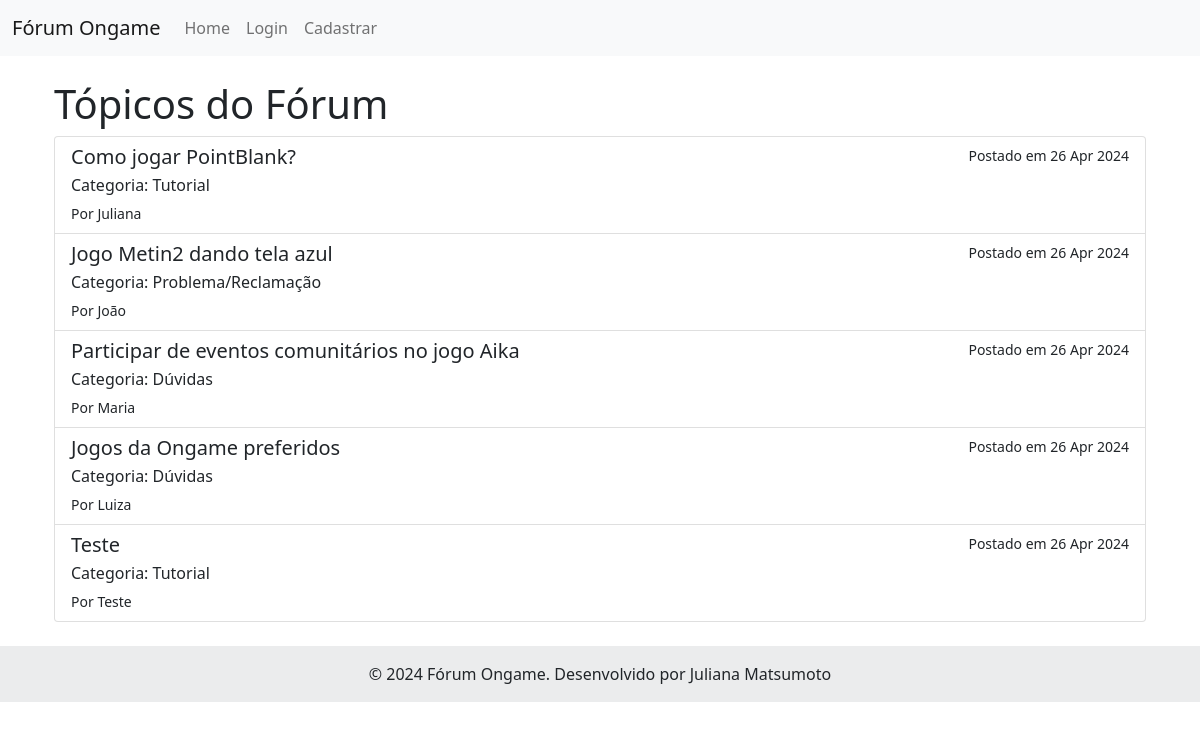
Page /lista_topico/ on the committed database.
### Forum/models.py (models this page shows)
class Topico(models.Model):
    assunto = models.CharField(max_length=200)
    autor = models.ForeignKey(Cadastro_usuario, on_delete=models.CASCADE)
    categoria = models.CharField(max_length=50)
    data_postagem = models.DateTimeField(auto_now_add=True)
    mensagens = models.CharField(max_length=2000)
    status_post = models.CharField(max_length=1, choices=[('A', 'Ativo'), ('I', 'Inativo')], default='A')

class Cadastro_usuario(models.Model):
    nome = models.CharField(max_length=100)
    sobrenome = models.CharField(max_length=100)
    sexo = models.CharField(max_length=1, choices=[('M', 'Masculino'), ('F', 'Feminino'), ('N', 'Não Informar')], null=True)
    data_nascimento = models.DateTimeField(null=True, blank=True)
    email = models.EmailField (unique=True)
    senha = models.CharField(max_length=256)
    tipo_usuario = models.CharField(max_length=1, choices=[('C', 'Comum'), ('A', 'Administrador')], default='C')
    data_criacao = models.DateTimeField(auto_now_add=True)
    data_alteracao = models.DateTimeField(auto_now=True)

### Forum/views.py (the view)
# urls.py: path('lista_topico/', views.lista_topico_view, name='lista_topico'),
def lista_topico_view(request):
    tipo_usuario = request.session.get('tipo_usuario', 'C')
    if tipo_usuario == 'A':
        topicos = Topico.objects.all()
    else:
        topicos = Topico.objects.filter(status_post='A')
    return render(request, 'lista_topico.html', {'topicos': topicos})

### Forum/templates/lista_topico.html (shortened to what this page needs)
{% extends 'base.html' %}
{% block content %}
<div class="container mt-4">
    <h1>Tópicos do Fórum</h1>
    <div class="list-group">
        {% for topico in topicos %}
        <a href="{% url 'topico_detalhado' topico.id %}" class="list-group-item list-group-item-action">
            <div class="d-flex w-100 justify-content-between">
                <h5 class="mb-1">{{ topico.assunto }}</h5>
                <small>Postado em {{ topico.data_postagem|date:"d M Y" }}</small>
            </div>
            <p class="mb-1">Categoria: {{ topico.categoria }}</p>
            <small>Por {{ topico.autor.nome }}</small>
        </a>
        {% empty %}
        <div class="alert alert-info" role="alert">
            Nenhum tópico encontrado.
        </div>
        {% endfor %}
    </div>
</div>
{% endblock %}

### rows in the picture
Topico: assunto "Como jogar PointBlank?", data_postagem "26 Apr 2024", categoria "Tutorial", autor.nome "Juliana"
Topico: assunto "Jogo Metin2 dando tela azul", data_postagem "26 Apr 2024", categoria "Problema/Reclamação", autor.nome "João"
Topico: assunto "Participar de eventos comunitários no jogo Aika", data_postagem "26 Apr 2024", categoria "Dúvidas", autor.nome "Maria"
Topico: assunto "Jogos da Ongame preferidos", data_postagem "26 Apr 2024", categoria "Dúvidas", autor.nome "Luiza"
Topico: assunto "Teste", data_postagem "26 Apr 2024", categoria "Tutorial", autor.nome "Teste"
